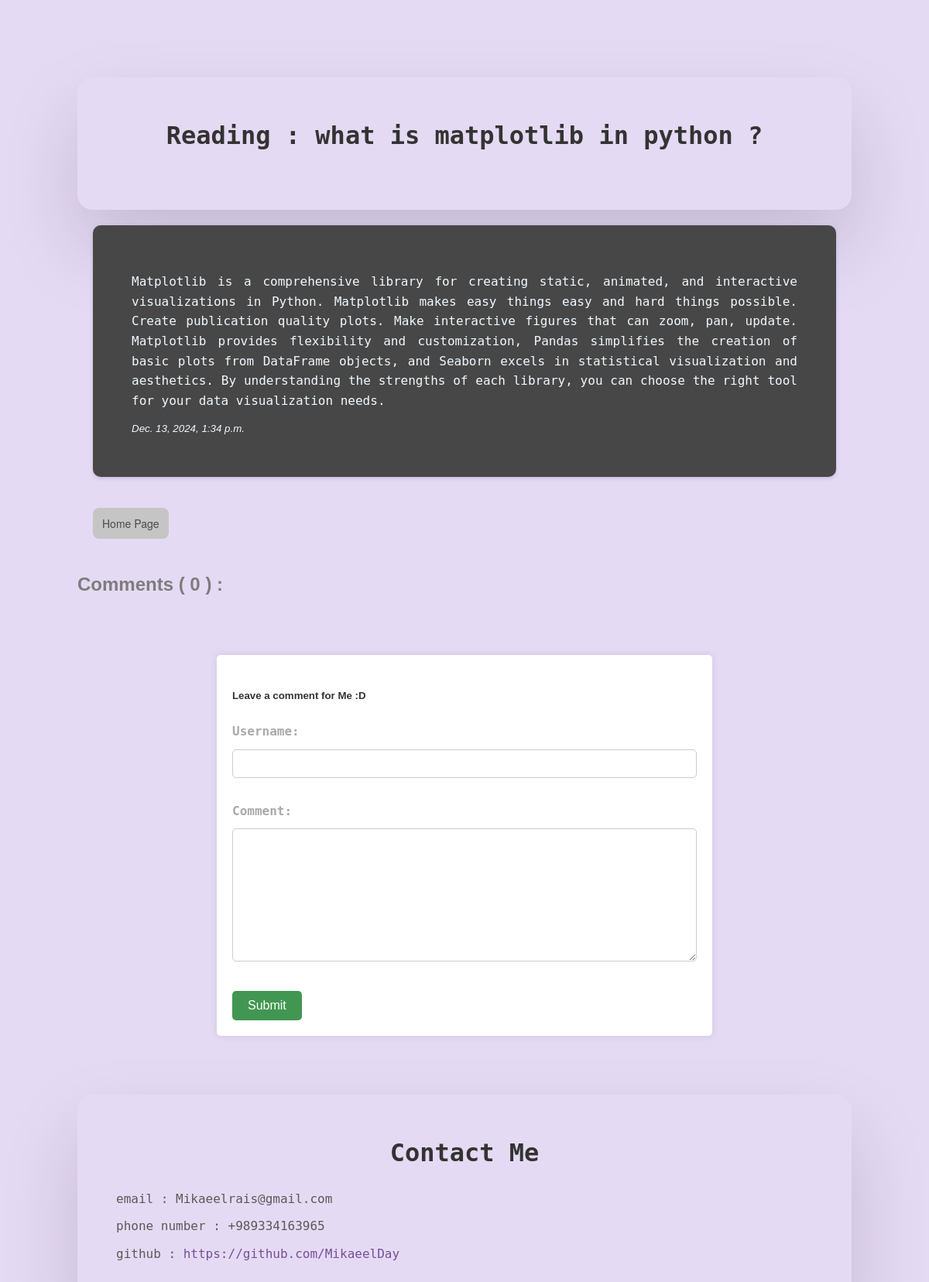
Screenshot of /post/3/ with the database file from the repository.
### blog/models.py (models this page shows, shortened)
class Post(models.Model):
    id = models.AutoField(primary_key=True)
    title = models.CharField(max_length=100)
    content = models.TextField()
    published_date = models.DateTimeField(auto_now_add=True)

### blog/views.py (the view)
# urls.py: path("post/<int:id>/", views.detail, name="detail"),
def detail(request, id):
    post = get_object_or_404(Post, id=id)
    comments = post.comments.filter(active=True).order_by('-created_on')
    count_comments = comments.count()
    if request.method == 'POST':
        form = CommentForm(request.POST)
        if form.is_valid():
            comment = Comment()
            comment.post = post
            comment.name = form.cleaned_data['username']
            comment.body = form.cleaned_data['comment']
            comment.save()
            return redirect('detail', id=post.id)
    else:
        form = CommentForm()
    context = {
        'post': post,
        'comments': comments,
        'comment_form': form,
        'count_comments': count_comments
    }
    return render(request, 'detail.html', context)

### blog/forms.py
class CommentForm(forms.ModelForm):
    username = forms.CharField()
    comment = forms.CharField(widget=forms.Textarea)
    class Meta:
        model = Comment
        fields = ['username', 'comment']
        widgets = {
            'username': forms.TextInput(attrs={'class': 'form-control'}),
            'comment': forms.Textarea(attrs={'class': 'form-control'}),
        }
        labels = {
            'username': 'Username',
            'comment': 'Comment',
        }
        help_texts = {
            'username': 'Username',
            'comment': 'Comment',
        }

### blog/templates/detail.html (shortened to what this page needs)
{% extends 'base.html' %}
{% block content %}
    <div class="header">
        <h1>Reading : {{ post.title }}</h1>
    </div>
    <div class="content">
        <p>{{ post.content }}</p>
        <i><small>{{ post.published_date }}</small></i>
    </div>
    <button class="button-2"><a href="{% url 'home' %}">Home Page</a></button>
    <h2>Comments ( {{ count_comments }} ) : </h2>
    <br>
    <br>
    <form method="post" style="margin-top: 1.3em;">
        <h5>Leave a comment for Me :D</h5>
          {{ comment_form.as_p }}
          <button type="submit" class="btn btn-primary  btn-lg">Submit</button>
    </form>
    <br>
    <br>
    <br>
    <footer class="header">
        <h1>Contact Me</h1>
        <p style="color: #5a5a5a">email : Mikaeelrais@gmail.com</p>
        <p style="color: #5a5a5a">phone number : +989334163965</p>
        <p style="color: #5a5a5a">github : <a href="https://github.com/MikaeelDay" style="color: #725097">https://github.com/MikaeelDay</a></p>
    </footer>
{% endblock %}

### blog/static/style.css (style rules this page uses)
body, h1, h2,h3, p { margin: 0; padding: 0; }
body { font-family: Arial, sans-serif; line-height: 1.6; background-color: #e5daf3; color: #333; padding: 100px; }
h1 ,h3 { font-family: 'Consolas', 'Menlo', 'DejaVu Sans Mono', 'Bitstream Vera Sans Mono', monospace; text-align: center; margin-bottom: 20px; }
h2 { color: #7d7d7d; margin-top: 20px; }
p { margin: 10px 0; font-family: 'Consolas', 'Menlo', 'DejaVu Sans Mono', 'Bitstream Vera Sans Mono', monospace; text-align: justify; text-justify: inter-word; }
.header { padding: 50px; border-radius: 20px; box-shadow: rgba(17, 12, 46, 0.15) 0px 48px 100px 0px; }
.content { padding: 50px; box-shadow: rgba(50, 50, 105, 0.15) 0px 2px 5px 0px, rgba(0, 0, 0, 0.05) 0px 1px 1px 0px; margin: 20px; background-color: #474747; border-radius: 10px; }
.content h2 ,p , small,h4 { color: aliceblue; }
.button-2 { background-color: #c5c5c5; border-radius: 8px; border-width: 0; color: #4a4a4a; cursor: pointer; display: inline-block; font-family: "Haas Grot Text R Web", "Helvetica Neue", Helvetica, Arial, sans-serif; font-size: 14px; font-weight: 500; line-height: 20px; list-style: none; margin: 20px; padding: 10px 12px; text-align: center; transition: all 200ms; vertical-align: baseline; white-space: nowrap; user-select: none; -webkit-user-select: none; touch-action: manipulation; }
a { text-decoration: None; color: #4a4a4a; }
form { max-width: 600px; margin: 0 auto; padding: 20px; background-color: #fff; border-radius: 5px; box-shadow: 0 0 10px rgba(0, 0, 0, 0.1); }
label { display: block; font-weight: bold; color: darkgrey; margin-bottom: 10px; }
textarea, input[type="text"], input[type="email"], input[type="password"], select { width: 100%; padding: 10px; border: 1px solid #ccc; border-radius: 5px; margin-bottom: 20px; box-sizing: border-box; }
button { display: inline-block; background-color: #419751; color: #fff; border: none; padding: 10px 20px; border-radius: 5px; cursor: pointer; font-size: 16px; transition: 0.5s; }

### rows the page displays
Post: title "what is matplotlib in python ?", content "Matplotlib is a comprehensive library for creating static, animated, and interactive visualizations in Python. Matplotlib makes easy things easy and hard things possible. Create publication quality plots. Make interactive figures that can zoom, pan, update. Matplotlib provides flexibility and customization, Pandas simplifies the creation of basic plots from DataFrame objects, and Seaborn excels in statistical visualization and aesthetics. By understanding the strengths of each library, you can choose the right tool for your data visualization needs.", published_date "Dec. 13, 2024, 1:34 p.m."

### other values shown
{{ count_comments }} "0"
